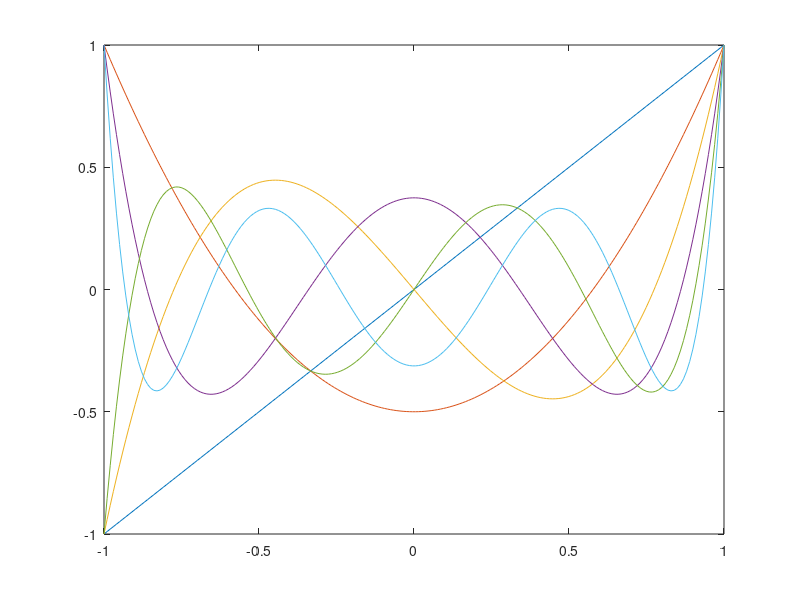

This chart was generated by the following MATLAB code:
clear
clc

n=6;
x=linspace(-1,1,200);
b=size(x);
p=zeros(n,b(2));
for m=1:n
    temp=0;
    for k=0:m
        if rem((m-k),2)==0
            a=(((-1)^((m-k)/2))*(2^(-m))*(factorial(m+k))*(x.^k))/...
                ((factorial((m-k)/2)*factorial((m+k)/2))*factorial(k));
            temp=temp+a;
        end
    end
    p(m,:)=temp;
    plot(x,temp);
    hold on
end
hold off